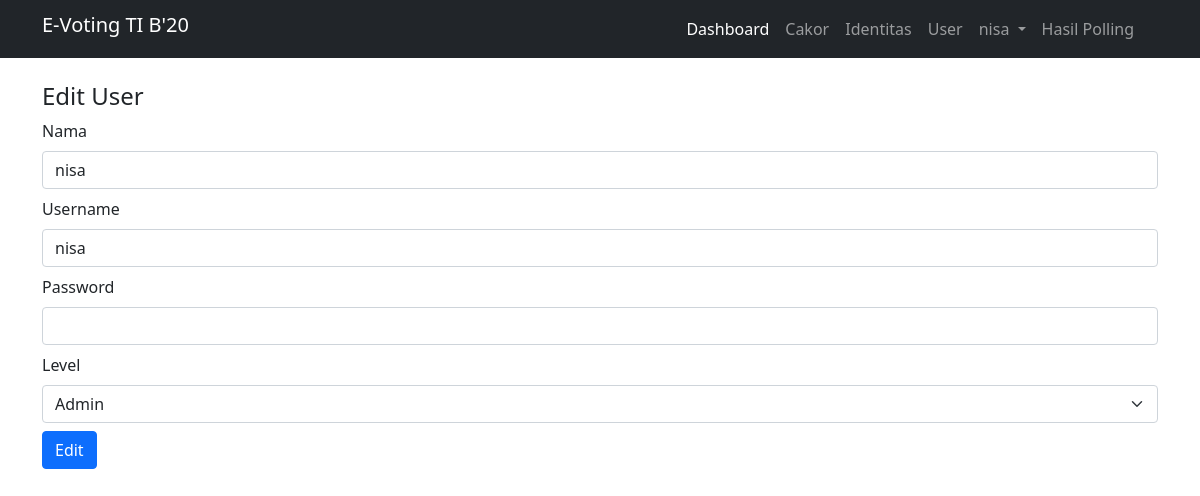
/EvotingKel8/back/index.php?page=user_edit&id=13 (signed in), run on the app's committed database.
### tables this page shows
CREATE TABLE `user` (
  `id` int(12) NOT NULL,
  `nama` varchar(50) NOT NULL,
  `username` varchar(50) NOT NULL,
  `password` varchar(255) NOT NULL,
  `level` enum('admin','writer') NOT NULL
);

### EvotingKel8/back/user/edit.php (the view, shortened to what this page needs)
<?php
if (isset($_GET['id'])) {
    $id = $_GET['id'];
    $query = mysqli_query($koneksi, "SELECT * FROM user WHERE id='$id'");
    $data = mysqli_fetch_array($query);
    if (mysqli_num_rows($query) == 1) {
?>
        <div class="row">
            <div class="col-md-12">
                <div class="d-flex justify-content-between">
                    <h4>Edit User</h4>
                </div>
                <form action="index.php?page=user_update" method="post">
                    <div class="mb-2">
                        <label for="nama" class="form-label">Nama</label>
                        <input type="text" name="nama" id="nama" class="form-control" value="<?= $data['nama'] ?>">
                    </div>
                    <div class="mb-2">
                        <label for="username" class="form-label">Username</label>
                        <input type="text" name="username" id="username" class="form-control" value="<?= $data['username'] ?>">
                    </div>
                    <div class="mb-2">
                        <label for="password" class="form-label">Password</label>
                        <input type="password" name="password" id="password" class="form-control">
                    </div>
                    <div class="mb-2">
                        <label for="level" class="form-label">Level</label>
                        <select name="level" id="level" class="form-select">
                            <option value="admin" <?php if ($data['level'] == "admin") echo "selected" ?>>Admin</option>
                        </select>
                    </div>
                    <input type="submit" value="Edit" name="edit" class="btn btn-primary">
                </form>
            </div>
        </div>
<?php
    } else {
        echo("<script>window.location.href='index.php?page=user';</script>");
    }
} else {
    echo("<script>window.location.href='index.php?page=user';</script>");
}

### data on the page
user: nama "nisa", username "nisa", level "Admin"

### other printed values
$_SESSION['nama'] "nisa"
